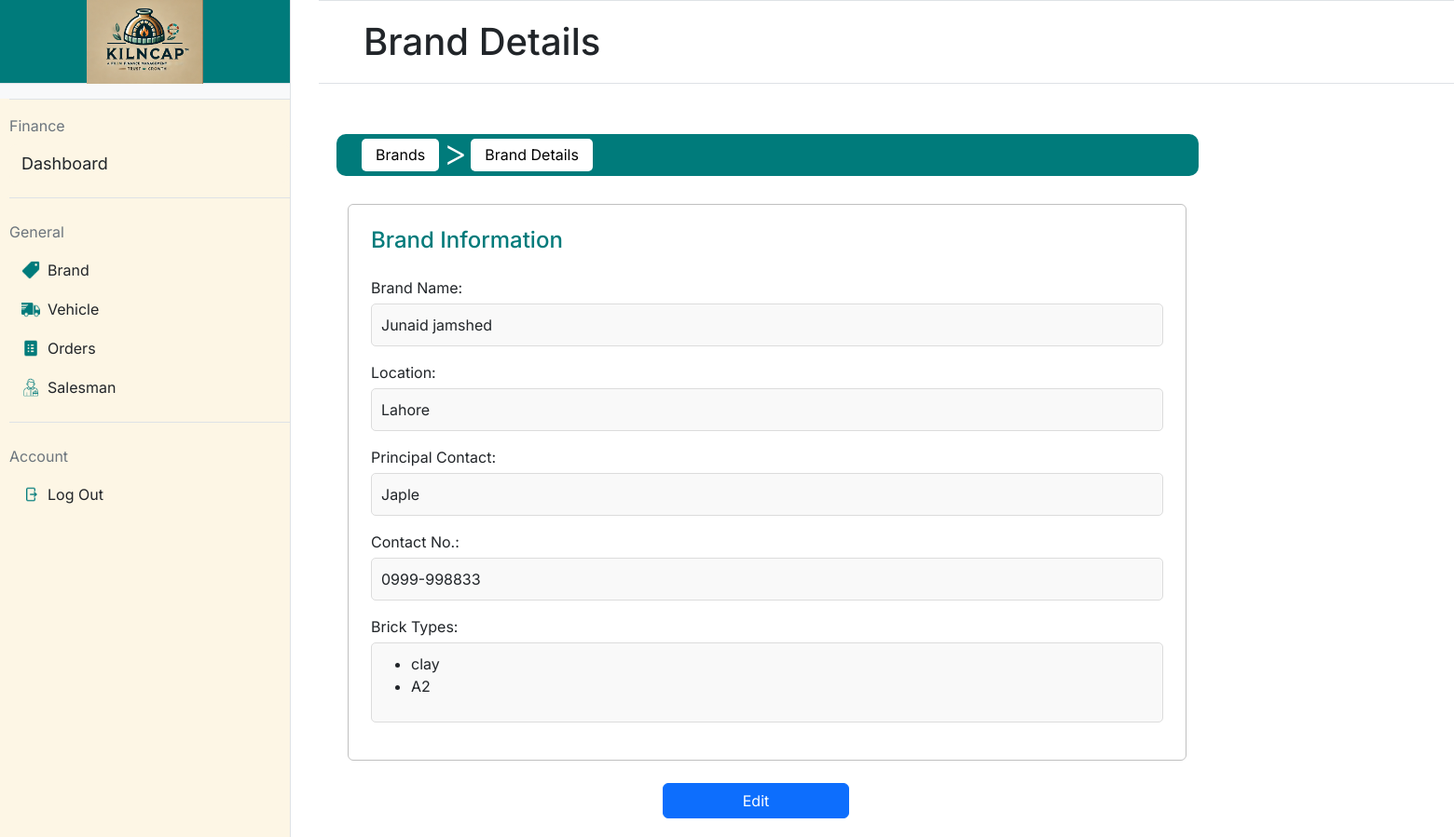
Page /brand/10 on the earlier database version.
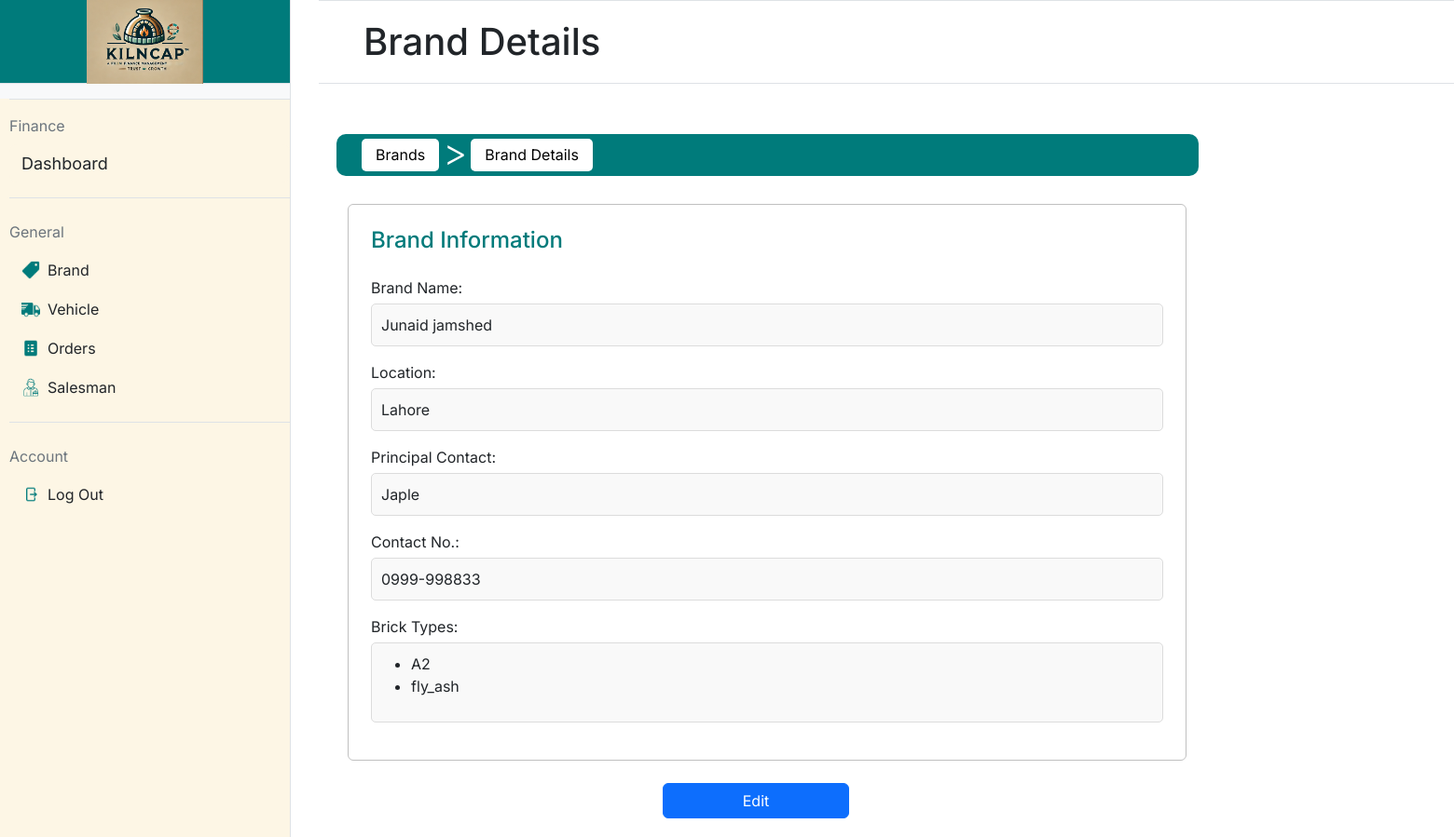
Same page on the later database version.
### app.py (models this page shows, shortened)
class Brand(db.Model):
    __tablename__ = 'brands'
    id = db.Column(db.Integer, primary_key=True, autoincrement=True)
    name = db.Column(db.String(30), nullable=False)
    location = db.Column(db.String(100), nullable=False)
    contact_no = db.Column(db.String(12), unique=True, nullable=False)
    principal_contact = db.Column(db.String(12), nullable=False)
    brick_types = db.relationship('BrickType', backref='brand', cascade="all, delete-orphan")

class BrickType(db.Model):
    __tablename__ = 'brick_types'
    id = db.Column(db.Integer, primary_key=True, autoincrement=True)
    type_name = db.Column(db.String(50), nullable=False)
    brand_id = db.Column(db.Integer, db.ForeignKey('brands.id'), nullable=False)  # Foreign key to Brand
    __table_args__ = (
        db.UniqueConstraint('type_name', 'brand_id', name='unique_brick_type_per_brand'),
    )

### app.py (the view)
@app.route('/brand/<int:brand_id>', methods=['GET'])
def brand_details(brand_id):
    brand = Brand.query.get_or_404(brand_id)  # Fetch the brand by ID or return 404 if not found
    return render_template('brand_details.html', brand=brand)

### templates/brand_details.html (shortened to what this page needs)
{% extends "base.html" %}
{% block mainheading %}
Brand Details
{% endblock %}
{% block maincontent %}
<nav class="navbar navbar-expand-lg"
    style="background-color: #007b7b; border-radius: 10px; padding: 5px 15px; height: 45px; width: 925px;">
    <div class="container-fluid d-flex align-items-center">
        <div class="collapse navbar-collapse" id="navbarNav">
            <ul class="navbar-nav d-flex align-items-center">
                <li class="nav-item">
                    <a class="nav-link text-black"
                        href="{{ url_for('brand') }}"
                        style="background-color: white; color: black; border-radius: 5px; padding: 5px 15px; height: 35px; line-height: 25px; transition: all 0.3s ease; text-decoration: none;"
                        onmouseover="this.style.backgroundColor='#f0f0f0'; this.style.color='white';"
                        onmouseout="this.style.backgroundColor='white'; this.style.color='black';">Brands</a>
                </li>
                <li class="mx-1"
                    style="color: white;padding-bottom: 5px; font-size: 40px; font-weight:300">&gt;</li>
                <li class="nav-item">
                    <a class="nav-link text-black" href="#"
                        style="background-color: white; color: black; border-radius: 5px; padding: 5px 15px; height: 35px; line-height: 25px; text-decoration: none;">Brand
                        Details</a>
                </li>
            </ul>
        </div>
    </div>
</nav>
<div class="container-fluid" required style="margin-top: 30px;">
    <div class="border border-secondary rounded p-4"
        style="max-width: 100%; min-width: 300px;max-width: 900px; border-color: silver !important;">
        <div class="card-body">
            <h4 class="card-title mb-4" style="color: #007b7b;">Brand
                Information</h4>
            <div class="mb-3">
                <label class="form-label"
                    style="margin-bottom: 5px;">Brand Name:</label>
                <div
                    style="background-color: #f9f9f9; padding: 10px; border-radius: 5px; border: 1px solid #dcdcdc;">
                    {{ brand.name }}
                </div>
            </div>
            <div class="mb-3">
                <label class="form-label"
                    style="margin-bottom: 5px;">Location:</label>
                <div
                    style="background-color: #f9f9f9; padding: 10px; border-radius: 5px; border: 1px solid #dcdcdc;">
                    {{ brand.location }}
                </div>
            </div>
            <div class="mb-3">
                <label class="form-label" style="margin-bottom: 5px;">Principal
                    Contact:</label>
                <div
                    style="background-color: #f9f9f9; padding: 10px; border-radius: 5px; border: 1px solid #dcdcdc;">
                    {{ brand.principal_contact }}
                </div>
            </div>
            <div class="mb-3">
                <label class="form-label" style="margin-bottom: 5px;">Contact
                    No.:</label>
                <div
                    style="background-color: #f9f9f9; padding: 10px; border-radius: 5px; border: 1px solid #dcdcdc;">
                    {{ brand.contact_no }}
                </div>
            </div>
            <div class="mb-3">
                <label class="form-label" style="margin-bottom: 5px;">Brick
                    Types:</label>
                <div
                    style="background-color: #f9f9f9; padding: 10px; border-radius: 5px; border: 1px solid #dcdcdc;">
                    {% if brand.brick_types %}
                    <ul>
                        {% for brick in brand.brick_types %}
                        <li>{{ brick.type_name }}</li>
                        {% endfor %}
                    </ul>
                    {% else %}
                    <p>No brick types available for this brand.</p>
                    {% endif %}
                </div>
            </div>
        </div>
    </div>
</div>
<div class="mt-4">
    <a href="{{ url_for('edit_brand', brand_id=brand.id) }}"
        class="btn btn-primary"
        style="width: 200px; margin-top: 0px;margin-left: 350px; margin-bottom: 20px">Edit</a>
</div>
{% endblock %}

### templates/base.html (shortened to what this page needs)
<!DOCTYPE html>
<html lang="en">
<head>
    <link href="https://cdn.jsdelivr.net/npm/bootstrap@5.3.2/dist/css/bootstrap.min.css" rel="stylesheet">
    <link rel="stylesheet" href="{{ url_for('static', filename='styles.css') }}">
</head>
<body class="pt-5">
    <div class="d-flex">
        <div class="sidebar bg-light border-end" style="width: 20%; min-height: 100vh;">
            <div id="logo_portion" class="text-center py-3 border-bottom">
                <img src="{{ url_for('static', filename='images/logo.png') }}" alt="Logo" style="height: 90px;">
            </div>
            <div id="sidebar_buttons" class="mt-3">
                <form action="{{ url_for('sidebar_buttons') }}" method="post">
                    <div class="mb-4 border-top border-bottom py-3">
                        <div class="text-secondary mb-2">Finance</div>
                        <button type="submit" id="dashboard" name="button" value="dashboard" class="btn btn-link w-100 text-start text-dark sidebar-btn">Dashboard</button>
                    </div>
                    <div class="mb-4 border-bottom pb-3">
                        <div class="text-secondary mb-2">General</div>
                        <button type="submit" name="button" value="brand" class="btn btn-link w-100 text-start text-dark d-flex align-items-center py-2 sidebar-btn">
                            <img src="{{ url_for('static', filename='icons/brand_icon.png') }}" alt="Brand Icon" class="me-2" style="height: 20px;">
                            Brand
                        </button>
                        <button type="submit" name="button" value="vehicle" class="btn btn-link w-100 text-start text-dark d-flex align-items-center py-2 sidebar-btn">
                            <img src="{{ url_for('static', filename='icons/truck-icon.png') }}" alt="Truck Icon" class="me-2" style="height: 20px;">
                            Vehicle
                        </button>
                        <button type="submit" name="button" value="orders" class="btn btn-link w-100 text-start text-dark d-flex align-items-center py-2 sidebar-btn">
                            <img src="{{ url_for('static', filename='icons/order-icon.png') }}" alt="Order Icon" class="me-2" style="height: 20px;">
                            Orders
                        </button>
                        <button type="submit" name="button" value="salesman" class="btn btn-link w-100 text-start text-dark d-flex align-items-center py-2 sidebar-btn">
                            <img src="{{ url_for('static', filename='icons/salesman-icon.png') }}" alt="Salesman Icon" class="me-2" style="height: 20px;">
                            Salesman
                        </button>
                    </div>
                    <div>
                        <div class="text-secondary mb-2">Account</div>
                        <button type="submit" name="button" value="logout" class="btn btn-link w-100 text-start text-dark d-flex align-items-center py-2 sidebar-btn">
                            <img src="{{ url_for('static', filename='icons/logout-icon.png') }}" alt="Logout Icon" class="me-2" style="height: 20px;">
                            Log Out
                        </button>
                    </div>
                </form>
            </div>
        </div>
        <div class="restdashboard flex-grow-1" style="width: 1300px;">
            <div id="mainheading" class="position-fixed w-100 top-0 z-2 d-flex align-items-center border-top border-bottom bg-white px-5 py-2" style="height: 90px; transform: translateX(5px);">
                <h1 class="mb-0">
                    {% block mainheading %}{% endblock %}
                </h1>
            </div>
            <div class="mt-5 pt-5 px-4">
                {% block maincontent %}{% endblock %}
            </div>
        </div>
    </div>
</body>
</html>

### static/styles.css (style rules this page uses)
body { font-family:'Inter'; margin: 0; height: 100vh; display: flex; }
.sidebar { position: fixed; top: 0; left: 0; z-index: 2; width: 20%; border:none; height: 100%; }
.sidebar-btn { text-decoration: none !important; }
#sidebar_buttons { height:100%; background-color: #FDF6E5; padding-left: 10px; }
#logo_portion { height: 90px; display: flex; justify-content: center; align-items: center; background-color:#007B7B; }
#dashboard { display: flex; width: 100%; max-width: 1200px; background-color: #FDF6E5; border-radius: 8px; overflow: hidden; font-size: 18px; }
.restdashboard { width: 80%; background-color: #FFFFFF; margin-left: 337px; }

Differences in the rows shown:
removed BrickType: type_name "clay"
added BrickType: type_name "fly_ash"
